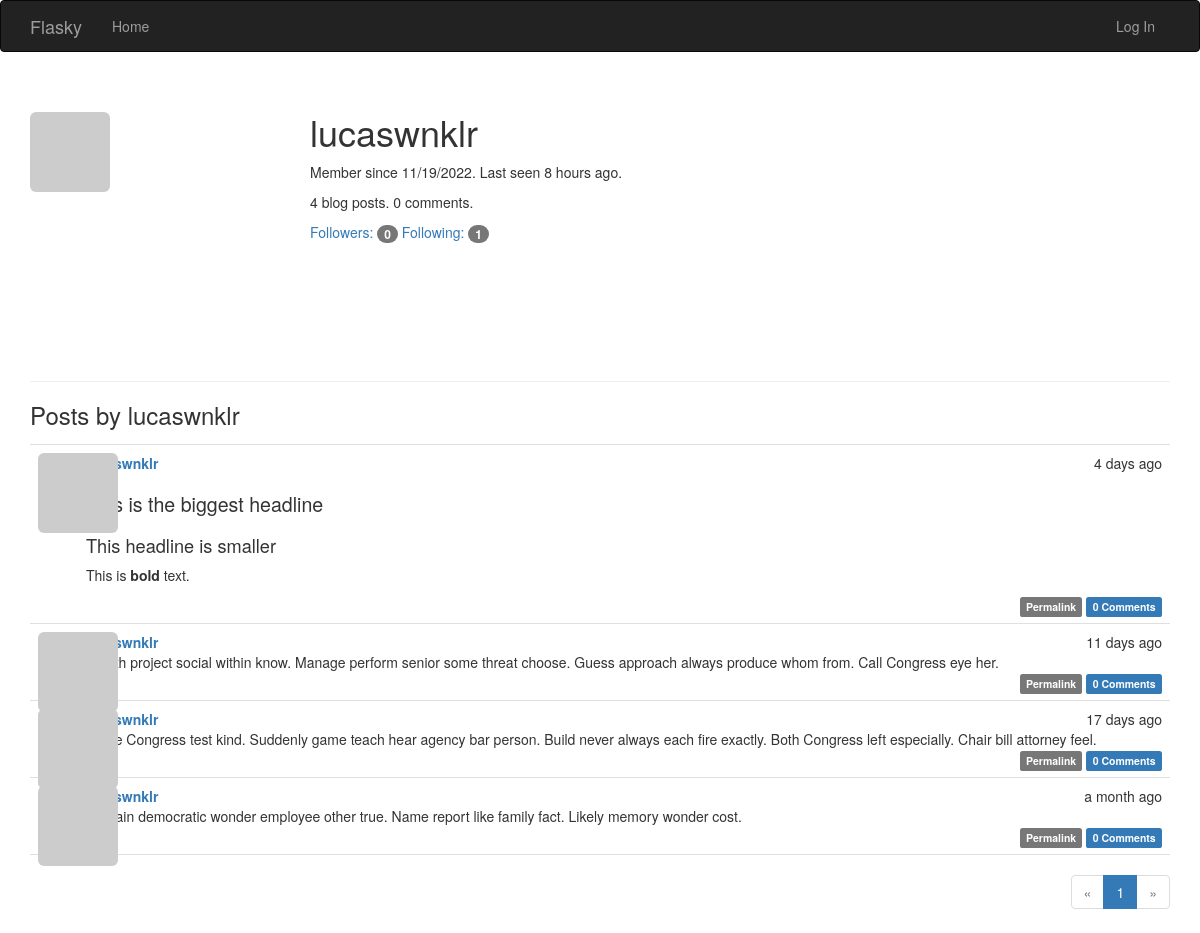
The app's page /user/lucaswnklr, older data.
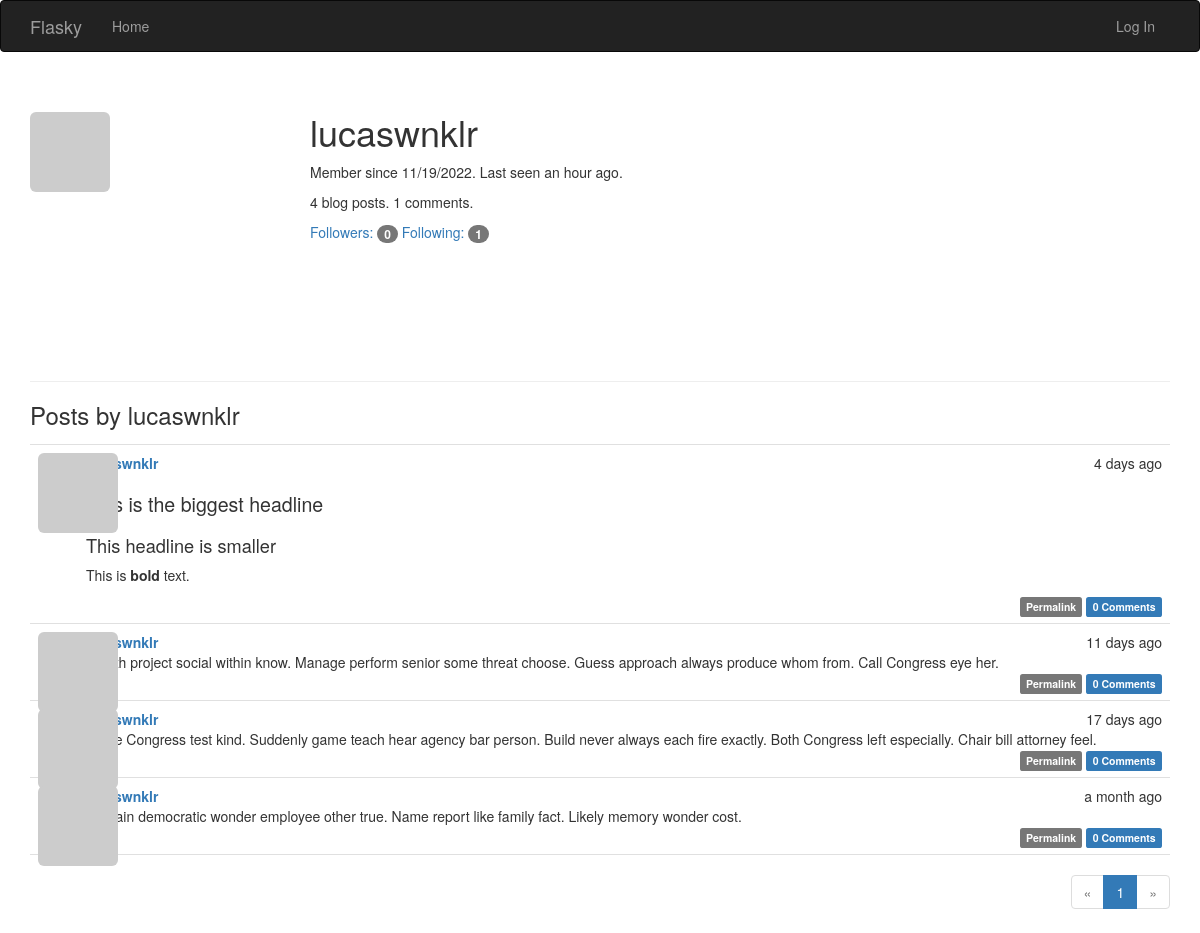
The same page, newer data.
### app/models.py (models this page shows, shortened)
class User(UserMixin, db.Model):
    __tablename__ = 'users'
    id = db.Column(db.Integer, primary_key=True)
    email = db.Column(db.String(64), unique=True, index=True)
    username = db.Column(db.String(64), unique=True, index=True)
    role_id = db.Column(db.Integer, db.ForeignKey('roles.id'))
    password_hash = db.Column(db.String(128))
    confirmed = db.Column(db.Boolean, default=False)
    name = db.Column(db.String(64))
    location = db.Column(db.String(64))
    about_me = db.Column(db.Text())
    member_since = db.Column(db.DateTime(), default=datetime.utcnow)
    last_seen = db.Column(db.DateTime(), default=datetime.utcnow)
    avatar_hash = db.Column(db.String(32))
    posts = db.relationship('Post', backref='author', lazy='dynamic')
    followed = db.relationship('Follow', foreign_keys=[Follow.follower_id],
                               backref=db.backref('follower', lazy='joined'),
                               lazy='dynamic',
                               cascade='all, delete-orphan')
    followers = db.relationship('Follow', foreign_keys=[Follow.followed_id],
                                backref=db.backref('followed', lazy='joined'),
                                lazy='dynamic',
                                cascade='all, delete-orphan')
    comments = db.relationship('Comment', backref='author', lazy='dynamic')
    @property
    def password(self):
        raise AttributeError('password is not a readable attribute')
    def gravatar_hash(self):
        return hashlib.md5(self.email.lower().encode('utf-8')).hexdigest()
    def gravatar(self, size=100, default='identicon', rating='g'):
        url = 'https://secure.gravatar.com/avatar'
        hash = self.avatar_hash or self.gravatar_hash()
        return '{url}/{hash}?s={size}&d={default}&r={rating}'.format(
            url=url, hash=hash, size=size, default=default, rating=rating)

class Post(db.Model):
    __tablename__ = 'posts'
    id = db.Column(db.Integer, primary_key=True)
    body = db.Column(db.Text)
    body_html = db.Column(db.Text)
    timestamp = db.Column(db.DateTime, index=True, default=datetime.utcnow)
    author_id = db.Column(db.Integer, db.ForeignKey('users.id'))
    comments = db.relationship('Comment', backref='post', lazy='dynamic')

### app/main/views.py (the view)
@main.route('/user/<username>')
def user(username):
    user = User.query.filter_by(username=username).first_or_404()
    page = request.args.get('page', 1, type=int)
    pagination = user.posts.order_by(Post.timestamp.desc()).paginate(page=page,
                                                                     per_page=current_app.config[
                                                                         'FLASKY_POSTS_PER_PAGE'], error_out=False)
    posts = pagination.items
    return render_template('user.html', user=user, posts=posts, pagination=pagination)

### app/auth/views.py (called while the page is built)
@auth.before_app_request
def before_request():
    if current_user.is_authenticated:
        current_user.ping()
        if not current_user.confirmed \
                and request.endpoint \
                and request.blueprint != 'auth' \
                and request.endpoint != 'static':
            return redirect(url_for('auth.unconfirmed'))

### app/main/__init__.py (called while the page is built)
@main.app_context_processor
def inject_permissions():
    return dict(Permission=Permission)

### app/models.py (called while the page is built)
    def can(self, permissions):
        return False

    def is_administrator(self):
        return False

### app/templates/user.html (shortened to what this page needs)
{% extends 'base.html' %}
{% import "_macros.html" as macros %}
{% block page_content %}
<div class="page-header">
    <img class="img-rounded profile-thumbnail" src="{{ user.gravatar(size=256) }}">
    <div class="profile-header">
        <h1>{{ user.username }}</h1>
        <p>Member since {{ moment(user.member_since).format('L') }}. Last seen {{ moment(user.last_seen).fromNow() }}.</p>
        <p>{{ user.posts.count() }} blog posts. {{ user.comments.count() }} comments.</p>
        <p>
            <a href="{{ url_for('.followers', username=user.username) }}">Followers: <span class="badge">{{ user.followers.count() - 1 }}</span></a>
            <a href="{{ url_for('.followed_by', username=user.username) }}">Following: <span class="badge">{{ user.followed.count() - 1}}</span></a>
        </p>
    </div>
</div>
<h3>Posts by {{ user.username }}</h3>
{% include '_posts.html' %}
{% if pagination %}
<div class="pagination">
    {{ macros.pagination_widget(pagination, '.user', username=user.username) }}
</div>
{% endif %}
{% endblock %}

### app/templates/base.html (shortened to what this page needs)
{% extends "bootstrap/base.html" %}
{% block head %}
{{ super() }}
<link rel="stylesheet" type="text/css" href="{{ url_for('static', filename='styles.css') }}">
{% endblock %}
{% block navbar %}
<div class="navbar navbar-inverse" role="navigation">
    <div class="container">
        <div class="navbar-header">
            <a class="navbar-brand" href="{{ url_for('main.index') }}">Flasky</a>
        </div>
        <div class="navbar-collapse collapse">
            <ul class="nav navbar-nav">
                <li><a href="{{ url_for('main.index') }}">Home</a></li>
            </ul>
            <ul class="nav navbar-nav navbar-right">
                {% if current_user.is_authenticated %}
                <li class="dropdown">
                    <a href="#" class="dropdown-toggle" data-toggle="dropdown">
                        <img src="{{ current_user.gravatar(size=18) }}">
                        Account <b class="caret"></b>
                    </a>
                    <ul class="dropdown-menu">
                        <li><a href="{{ url_for('auth.change_password') }}">Change Password</a></li>
                        <li><a href="{{ url_for('auth.change_email_request') }}">Change Email</a></li>
                        <li><a href="{{ url_for('auth.logout') }}">Log Out</a></li>
                    </ul>
                </li>
                {% else %}
                <li><a href="{{ url_for('auth.login') }}">Log In</a></li>
                {% endif %}
            </ul>
        </div>
    </div>
</div>
{% endblock %}
{% block content %}
<div class="container">
    {% block page_content %}{% endblock %}
</div>
{% endblock %}

### app/templates/_macros.html
{% macro pagination_widget(pagination, endpoint, fragment='') %}
<ul class="pagination">
    <li{% if not pagination.has_prev %} class="disabled"{% endif %}>
        <a href="{% if pagination.has_prev %}{{ url_for(endpoint, page=pagination.prev_num, **kwargs) }}{{ fragment }}{% else %}#{% endif %}">
            &laquo;
        </a>
    </li>
    {% for p in pagination.iter_pages() %}
        {% if p %}
            {% if p == pagination.page %}
            <li class="active">
                <a href="{{ url_for(endpoint, page = p, **kwargs) }}{{ fragment }}">{{ p }}</a>
            </li>
            {% else %}
            <li>
                <a href="{{ url_for(endpoint, page = p, **kwargs) }}{{ fragment }}">{{ p }}</a>
            </li>
            {% endif %}
        {% else %}
        <li class="disabled"><a href="#">&hellip;</a></li>
        {% endif %}
    {% endfor %}
    <li{% if not pagination.has_next %} class="disabled"{% endif %}>
        <a href="{% if pagination.has_next %}{{ url_for(endpoint, page=pagination.next_num, **kwargs) }}{{ fragment }}{% else %}#{% endif %}">
            &raquo;
        </a>
    </li>
</ul>
{% endmacro %}

### app/templates/_posts.html (shortened to what this page needs)
<ul class="posts">
    {% for post in posts %}
    <li class="post">
        <div class="post-thumbnail">
            <a href="{{ url_for('.user', username=post.author.username) }}">
                <img class="img-rounded profile-thumbnail" src="{{ post.author.gravatar(size=40) }}">
            </a>
        </div>
        <div class="post-content">
            <div class="post-date">{{ moment(post.timestamp).fromNow() }}</div>
            <div class="post-author"><a href="{{ url_for('.user', username=post.author.username) }}">{{ post.author.username }}</a></div>
            <div class="post-body">
                {% if post.body_html %}
                    {{ post.body_html | safe }}
                {% else %}
                    {{ post.body }}
                {% endif %}
            </div>
            <div class="post-footer">
                <a href="{{ url_for('.post', id=post.id) }}">
                    <span class="label label-default">Permalink</span>
                </a>
                <a href="{{ url_for('.post', id=post.id)}}#comments">
                    <span class="label label-primary">{{ post.comments.count() }} Comments</span>
                </a>
            </div>
        </div>
    </li>
    {% endfor %}
</ul>

### app/static/styles.css (style rules this page uses)
.profile-thumbnail { position: absolute; }
.profile-header { min-height: 260px; margin-left: 280px; }
ul.posts { list-style-type: none; padding: 0px; margin: 16px 0px 0px 0px; border-top: 1px solid #e0e0e0; }
ul.posts li.post { padding: 8px; border-bottom: 1px solid #e0e0e0; }
div.post-date { float: right; }
div.post-author { font-weight: bold; }
div.post-thumbnail { position: absolute; }
div.post-content { margin-left: 48px; min-height: 48px; }
div.post-footer { text-align: right; }
div.pagination { width: 100%; text-align: right; padding: 0px; margin: 0px; }
.post-body h1 { font-size: 140%; }
.post-body h2 { font-size: 130%; }

Row changes from the older to the newer data that the page shows:
changed User "lucaswnklr": last_seen "8 hours ago" → "an hour ago"
Text that changed along with them:
{{ user.comments.count() }}: "0" → "1"
